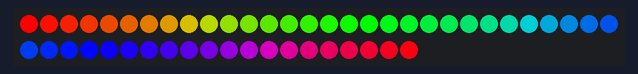
Simulated run of this program. Board: Raspberry Pi Pico running MicroPython. Shown: 50 RGB LEDs in strip order, left to right, continuing on the next row. What the program prints to the serial console is not drawn.

Above: at 0.06 s.
At 5.03 s:
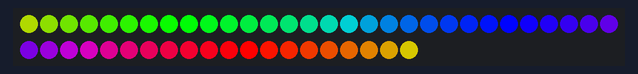
At 10.01 s:
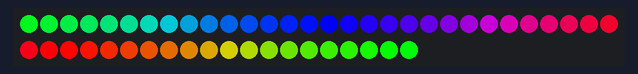
At 19.96 s:
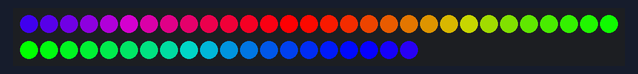
At 29.91 s:
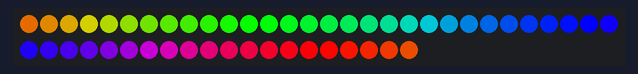
At 39.86 s:
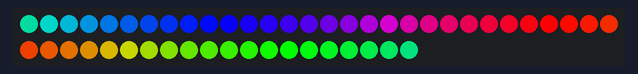

The program:

xmas.py
```python
import time
from neopixel import NeoPixel
from machine import Pin


def clear(pixels):
    print('>> running clear')
    for i in range(pixels.n):
        pixels[i] = (0, 0, 0)
    pixels.write()


def wheel(pos):
    # Input a value 0 to 255 to get a color value.
    # The colours are a transition r - g - b - back to r.
    if pos < 0 or pos > 255:
        return (0, 0, 0)
    if pos < 85:
        return (255 - pos * 3, pos * 3, 0)
    if pos < 170:
        pos -= 85
        return (0, 255 - pos * 3, pos * 3)
    pos -= 170
    return (pos * 3, 0, 255 - pos * 3)


def rainbow_cycle(pixels, wait, once=False):
    print('>> running rainbow_cycle')
    clear(pixels)

    while True:
        for j in range(255):
            for i in range(pixels.n):
                rc_index = (i * 256 // pixels.n) + j
                pixels[i] = wheel(rc_index & 255)
            pixels.write()
            time.sleep_ms(wait)
            yield

        if once == True:
            break

if __name__ == '__main__':
    np = NeoPixel(Pin(4, Pin.OUT), 50)
    scenario = rainbow_cycle(np, 100)

    while True:
        next(scenario)
```
